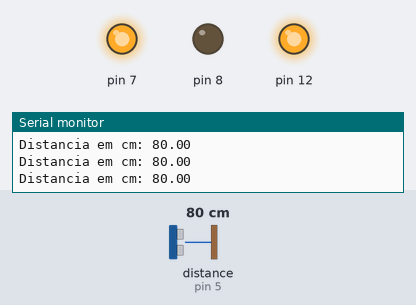
Simulated run of this sketch. Board: Arduino Uno, built with avr-gcc and run on an emulated ATmega328P. On the bench: output pins drawn as LEDs (lit = HIGH), the last lines printed to the serial monitor. The test bench sets the inputs (shaded band); at power-on: distance to the obstacle (sensor on pin 5) 80 cm. The echo pulse lasts 58.3 µs per cm.

Above: at 1.2 s.
1.3 s: distance to the obstacle (sensor on pin 5) set to 2 cm
At 3.2 s:
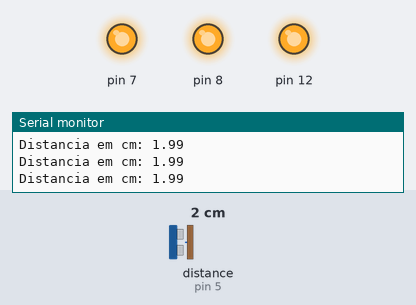
3.5 s: distance to the obstacle (sensor on pin 5) set to 120 cm
At 5.2 s:
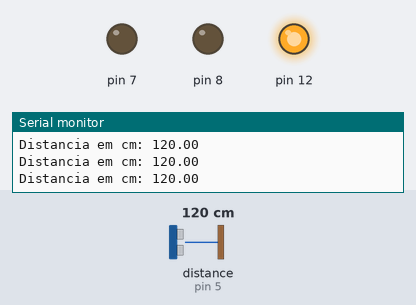
5.5 s: distance to the obstacle (sensor on pin 5) set to 4 cm
At 7.0 s:
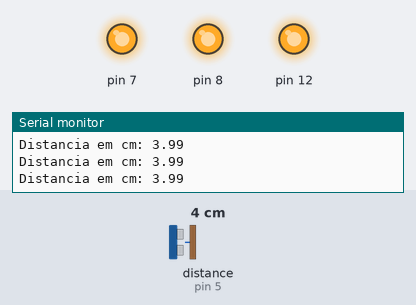
7.5 s: distance to the obstacle (sensor on pin 5) set to 35 cm
At 8.9 s:
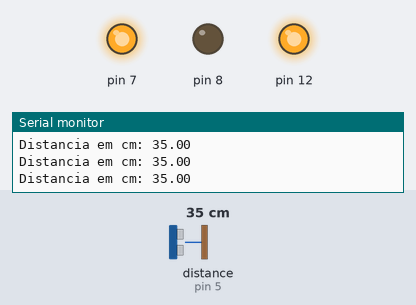
Timing chart, 0 to 10.5 s (numbered marks = the images above; inputs shaded):
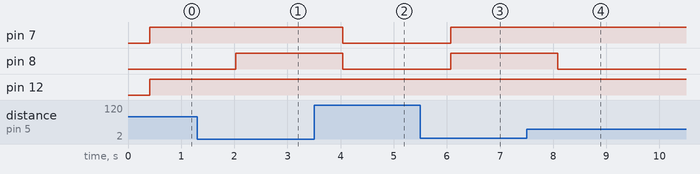

Measured:
- after the input at 1.3 s, pin 8: LOW → HIGH after 0.73 s
- after the input at 3.5 s, pin 7, pin 8: HIGH → LOW after 0.54 s
- after the input at 5.5 s, pin 7, pin 8: LOW → HIGH after 0.57 s
- after the input at 7.5 s, pin 8: HIGH → LOW after 0.58 s

The sketch:

LigaLed.ino
```cpp
//Programa: Conectando Sensor Ultrassonico HC-SR04 ao Arduino Uno

//Carrega a biblioteca do sensor ultrassonico
#include <Ultrasonic.h>

//Define os pinos para o trigger e echo
#define pino_trigger 4
#define pino_echo 5

//Inicializa o sensor nos pinos definidos acima
Ultrasonic ultrasonic(pino_trigger, pino_echo);

void setup()
{
  // amarelo
  pinMode(12, OUTPUT);

  // verde
  pinMode(7, OUTPUT);

  //vermelho
  pinMode(8, OUTPUT);

  Serial.begin(9600);
  Serial.println("Lendo dados do sensor...");
}

void loop()
{
  //Le as informacoes do sensor, em cm
  float cmMsec;
  long microsec = ultrasonic.timing();
  cmMsec = ultrasonic.convert(microsec, Ultrasonic::CM);
  //Exibe informacoes no serial monitor
  Serial.print("Distancia em cm: ");
  Serial.println(cmMsec);
  delay(400);

  if(cmMsec <= 30){
      digitalWrite(12, HIGH);
      digitalWrite(7, HIGH);
      digitalWrite(8, HIGH);
  }
   else if(cmMsec >= 31 && cmMsec <= 100){
      digitalWrite(12, HIGH);
      digitalWrite(7, HIGH);
      digitalWrite(8, LOW);
  }
   else if(cmMsec >= 101 && cmMsec <= 150){
      digitalWrite(12, HIGH);
      digitalWrite(7, LOW);
      digitalWrite(8, LOW);
  }
  else{
      digitalWrite(12, LOW);
      digitalWrite(7, LOW);
      digitalWrite(8, LOW);
  }

}
```
